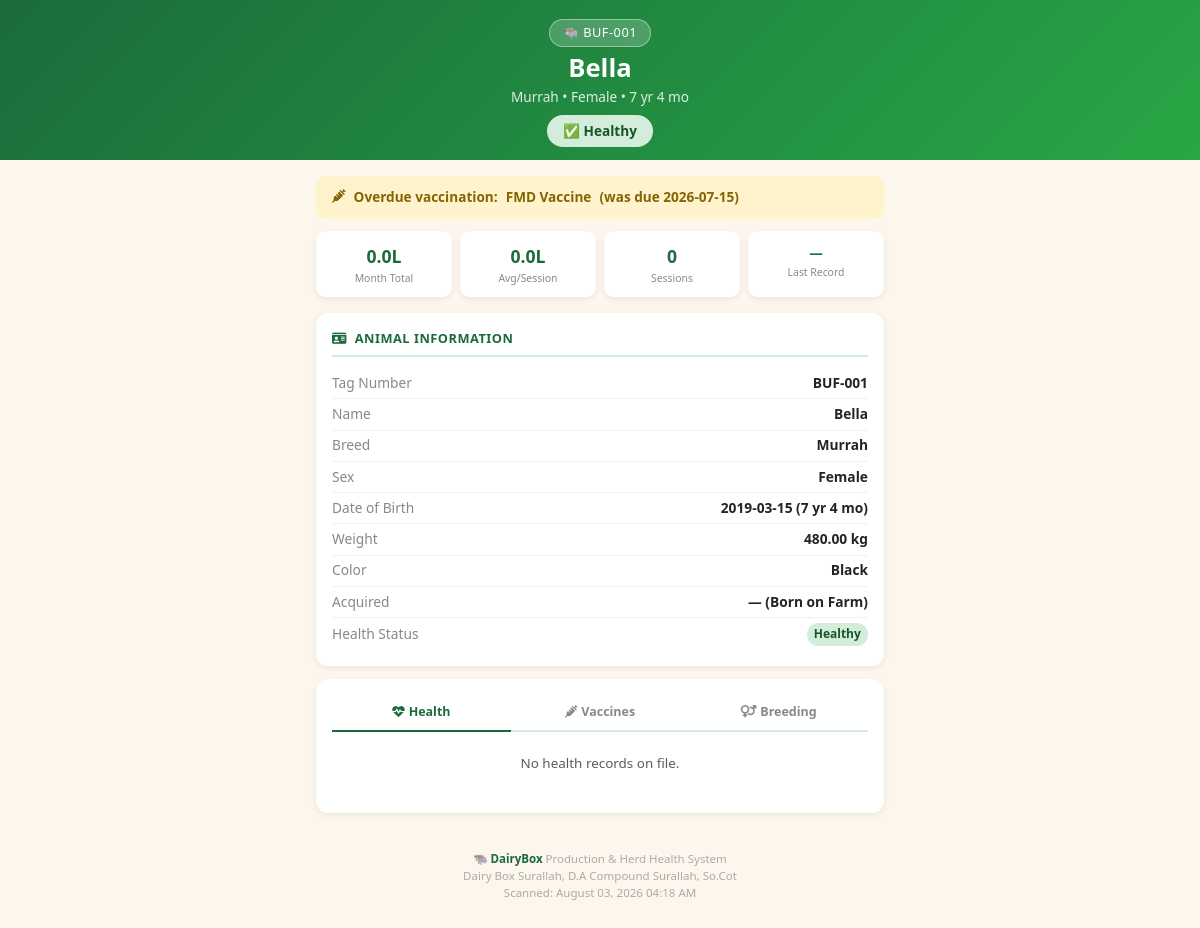
The app's page /buffalo_profile.php?id=1 with its own data.
### tables this page shows
CREATE TABLE IF NOT EXISTS buffaloes (
    id              INT AUTO_INCREMENT PRIMARY KEY,
    tag_number      VARCHAR(40)  NOT NULL UNIQUE,
    qr_code         VARCHAR(100) UNIQUE,
    name            VARCHAR(80),
    breed           VARCHAR(80),
    sex             ENUM('Female','Male') DEFAULT 'Female',
    date_of_birth   DATE,
    weight_kg       DECIMAL(6,2),
    color           VARCHAR(50),
    acquisition_date DATE,
    acquisition_type ENUM('Born on Farm','Purchased','Donated') DEFAULT 'Born on Farm',
    status          ENUM('Active','Sold','Dead','Transferred') DEFAULT 'Active',
    health_status   ENUM('Healthy','Sick','Under Treatment','Recovered') DEFAULT 'Healthy',
    notes           TEXT,
    photo           VARCHAR(200),
    created_by      INT,
    created_at      TIMESTAMP DEFAULT CURRENT_TIMESTAMP,
    updated_at      TIMESTAMP DEFAULT CURRENT_TIMESTAMP ON UPDATE CURRENT_TIMESTAMP,
    FOREIGN KEY (created_by) REFERENCES users(id) ON DELETE SET NULL
);

CREATE TABLE IF NOT EXISTS vaccinations (
    id              INT AUTO_INCREMENT PRIMARY KEY,
    buffalo_id      INT NOT NULL,
    vaccine_name    VARCHAR(120) NOT NULL,
    vaccine_type    VARCHAR(80),
    administered_date DATE NOT NULL,
    next_due_date   DATE,
    administered_by VARCHAR(120),
    batch_number    VARCHAR(60),
    dose            VARCHAR(60),
    notes           TEXT,
    status          ENUM('Done','Scheduled','Overdue') DEFAULT 'Done',
    recorded_by     INT,
    created_at      TIMESTAMP DEFAULT CURRENT_TIMESTAMP,
    FOREIGN KEY (buffalo_id)  REFERENCES buffaloes(id) ON DELETE CASCADE,
    FOREIGN KEY (recorded_by) REFERENCES users(id) ON DELETE SET NULL
);

### buffalo_profile.php (the view, shortened to what this page needs)
<?php
$db  = getDB();
$bid = (int)($_GET['id'] ?? 0);
$qr  = trim($_GET['qr']  ?? '');
$buffalo = null;
if ($bid) {
    $s = $db->prepare("SELECT * FROM buffaloes WHERE id=? AND status='Active'");
    $s->execute([$bid]); $buffalo = $s->fetch();
} elseif ($qr) {
    $s = $db->prepare("SELECT * FROM buffaloes WHERE (qr_code=? OR tag_number=?) AND status='Active'");
    $s->execute([$qr, $qr]); $buffalo = $s->fetch();
}
    ?>
    <?php
$id = $buffalo['id'];
$milkMonth = $db->prepare("
    SELECT COALESCE(SUM(quantity_liters),0) as total,
           COALESCE(AVG(quantity_liters),0) as avg_sess,
           MAX(record_date) as last_record,
           COUNT(*) as sessions
    FROM milk_production
    WHERE buffalo_id=? AND MONTH(record_date)=MONTH(CURDATE()) AND YEAR(record_date)=YEAR(CURDATE())
");
$milkMonth->execute([$id]);
$milkMonth = $milkMonth->fetch();
$healthRecs = $db->prepare("SELECT * FROM health_records WHERE buffalo_id=? ORDER BY record_date DESC LIMIT 5");
$healthRecs->execute([$id]);
$healthRecs = $healthRecs->fetchAll();
$overdueVacc = $db->prepare("SELECT * FROM vaccinations WHERE buffalo_id=? AND status='Overdue' LIMIT 1");
$overdueVacc->execute([$id]);
$overdueVacc = $overdueVacc->fetch();
$hColor = match($buffalo['health_status']) {
    'Healthy'         => ['bg' => '#d4edda', 'text' => '#155724', 'icon' => '✅'],
    'Sick'            => ['bg' => '#f8d7da', 'text' => '#721c24', 'icon' => '🤒'],
    'Under Treatment' => ['bg' => '#cce5ff', 'text' => '#004085', 'icon' => '💊'],
    'Recovered'       => ['bg' => '#d1ecf1', 'text' => '#0c5460', 'icon' => '🔄'],
    default           => ['bg' => '#f8f9fa', 'text' => '#333',    'icon' => '🐃'],
};
$age = '';
if ($buffalo['date_of_birth']) {
    $dob   = new DateTime($buffalo['date_of_birth']);
    $now   = new DateTime();
    $diff  = $dob->diff($now);
    $age   = $diff->y > 0 ? $diff->y . ' yr' . ($diff->m > 0 ? ' ' . $diff->m . ' mo' : '') : $diff->m . ' months';
}
?>
<!DOCTYPE html>
<html lang="en">
<head>
    <link rel="stylesheet" href="https://cdn.jsdelivr.net/npm/bootstrap@5.3.0/dist/css/bootstrap.min.css">
    <link rel="stylesheet" href="https://cdnjs.cloudflare.com/ajax/libs/font-awesome/6.5.0/css/all.min.css">
</head>
<body>
<div class="profile-banner">
    <div class="tag-badge">🐃 <?= htmlspecialchars($buffalo['tag_number']) ?></div>
    <h2><?= htmlspecialchars($buffalo['name'] ?? 'Unnamed Buffalo') ?></h2>
    <div class="breed-text"><?= htmlspecialchars($buffalo['breed'] ?? 'Unknown Breed') ?> &bull; <?= $buffalo['sex'] ?><?= $age ? ' &bull; ' . $age : '' ?></div>
    <div>
        <span class="health-pill" style="background:<?= $hColor['bg'] ?>;color:<?= $hColor['text'] ?>">
            <?= $hColor['icon'] ?> <?= $buffalo['health_status'] ?>
        </span>
    </div>
</div>
<div class="page-body">
    <?php if ($overdueVacc): ?>
    <div class="alert-banner alert-warning-soft">
        <i class="fa fa-syringe"></i>
        Overdue vaccination: <strong><?= htmlspecialchars($overdueVacc['vaccine_name']) ?></strong>
        (was due <?= $overdueVacc['next_due_date'] ?>)
    </div>
    <?php endif; ?>
    <div class="stat-row">
        <div class="stat-box">
            <div class="val"><?= number_format($milkMonth['total'] ?? 0, 1) ?>L</div>
            <div class="lbl">Month Total</div>
        </div>
        <div class="stat-box">
            <div class="val"><?= number_format($milkMonth['avg_sess'] ?? 0, 1) ?>L</div>
            <div class="lbl">Avg/Session</div>
        </div>
        <div class="stat-box">
            <div class="val"><?= $milkMonth['sessions'] ?? 0 ?></div>
            <div class="lbl">Sessions</div>
        </div>
        <div class="stat-box">
            <div class="val" style="font-size:.85rem"><?= $milkMonth['last_record'] ? date('M d', strtotime($milkMonth['last_record'])) : '—' ?></div>
            <div class="lbl">Last Record</div>
        </div>
    </div>
    <div class="info-card">
        <div class="card-title"><i class="fa fa-id-card me-1"></i> Animal Information</div>
        <div class="info-row"><span class="lbl">Tag Number</span><span class="val"><?= htmlspecialchars($buffalo['tag_number']) ?></span></div>
        <div class="info-row"><span class="lbl">Name</span><span class="val"><?= htmlspecialchars($buffalo['name'] ?? '—') ?></span></div>
        <div class="info-row"><span class="lbl">Breed</span><span class="val"><?= htmlspecialchars($buffalo['breed'] ?? '—') ?></span></div>
        <div class="info-row"><span class="lbl">Sex</span><span class="val"><?= $buffalo['sex'] ?></span></div>
        <div class="info-row"><span class="lbl">Date of Birth</span><span class="val"><?= $buffalo['date_of_birth'] ?? '—' ?><?= $age ? " ($age)" : '' ?></span></div>
        <div class="info-row"><span class="lbl">Weight</span><span class="val"><?= $buffalo['weight_kg'] ? $buffalo['weight_kg'] . ' kg' : '—' ?></span></div>
        <div class="info-row"><span class="lbl">Color</span><span class="val"><?= htmlspecialchars($buffalo['color'] ?? '—') ?></span></div>
        <div class="info-row"><span class="lbl">Acquired</span><span class="val"><?= $buffalo['acquisition_date'] ?? '—' ?> (<?= $buffalo['acquisition_type'] ?? '—' ?>)</span></div>
        <div class="info-row"><span class="lbl">Health Status</span>
            <span class="val">
                <?php $sc = match($buffalo['health_status']) {'Healthy'=>'sb-healthy','Sick'=>'sb-sick',default=>'sb-treated'}; ?>
                <span class="status-badge <?= $sc ?>"><?= $buffalo['health_status'] ?></span>
            </span>
        </div>
    </div>
    <div class="info-card">
        <div class="tab-nav">
            <button class="active" onclick="showTab('health', this)"><i class="fa fa-heartbeat me-1"></i>Health</button>
            <button onclick="showTab('vacc', this)"><i class="fa fa-syringe me-1"></i>Vaccines</button>
            <button onclick="showTab('breed', this)"><i class="fa fa-venus-mars me-1"></i>Breeding</button>
        </div>
        <div id="tab-health" class="tab-pane active">
            <?php if (empty($healthRecs)): ?>
                <p class="text-center text-muted py-2" style="font-size:.84rem">No health records on file.</p>
            <?php endif; ?>
        </div>
    </div>
    <div class="page-footer">
        <strong>🐃 DairyBox</strong> Production & Herd Health System<br>
        Dairy Box Surallah, D.A Compound Surallah, So.Cot<br>
        Scanned: <?= date('F d, Y h:i A') ?>
    </div>
</div>
</body>
</html>

### buffalo_profile.php (style rules this page uses)
:root { --green-dark: #1a6b3c; --green: #28a745; --green-light:#d4edda; --cream: #fdf6ec; }
* { box-sizing: border-box; }
body { background: var(--cream); font-family: 'Segoe UI', sans-serif; margin: 0; padding: 0; }
.profile-banner { background: linear-gradient(135deg, var(--green-dark), var(--green)); color: #fff; padding: 1.2rem 1rem .8rem; text-align: center; }
.profile-banner .tag-badge { display: inline-block; background: rgba(255,255,255,.2); border: 1px solid rgba(255,255,255,.4); border-radius: 20px; padding: .2rem .8rem; font-size: .8rem; letter-spacing: .5px; margin-bottom: .4rem; }
.profile-banner h2 { margin: 0; font-size: 1.6rem; font-weight: 700; }
.profile-banner .breed-text { opacity: .85; font-size: .85rem; margin-top: .2rem; }
.health-pill { display: inline-flex; align-items: center; gap: .4rem; padding: .35rem 1rem; border-radius: 20px; font-weight: 700; font-size: .85rem; margin-top: .5rem; }
.page-body { padding: 1rem; max-width: 600px; margin: 0 auto; }
.stat-row { display: grid; grid-template-columns: repeat(4, 1fr); gap: .5rem; margin-bottom: 1rem; }
.stat-box { background: #fff; border-radius: 10px; padding: .7rem .4rem; text-align: center; box-shadow: 0 2px 6px rgba(0,0,0,.07); }
.stat-box .val { font-size: 1.1rem; font-weight: 700; color: var(--green-dark); }
.stat-box .lbl { font-size: .65rem; color: #888; margin-top: .1rem; }
.info-card { background: #fff; border-radius: 12px; padding: 1rem; box-shadow: 0 2px 6px rgba(0,0,0,.07); margin-bottom: .8rem; }
.info-card .card-title { font-size: .8rem; font-weight: 700; color: var(--green-dark); text-transform: uppercase; letter-spacing: .5px; border-bottom: 2px solid var(--green-light); padding-bottom: .4rem; margin-bottom: .7rem; }
.info-row { display: flex; justify-content: space-between; align-items: center; padding: .3rem 0; border-bottom: 1px solid #f0f0f0; font-size: .86rem; }
.info-row:last-child { border-bottom: none; }
.info-row .lbl { color: #888; }
.info-row .val { font-weight: 600; text-align: right; }
.alert-banner { border-radius: 10px; padding: .7rem 1rem; margin-bottom: .8rem; font-size: .85rem; font-weight: 600; display: flex; align-items: center; gap: .5rem; }
.alert-warning-soft { background: #fff3cd; color: #856404; }
.tab-nav { display: flex; border-bottom: 2px solid var(--green-light); margin-bottom: .8rem; gap: 0; }
.tab-nav button { flex: 1; background: none; border: none; padding: .5rem .3rem; font-size: .78rem; font-weight: 600; color: #888; cursor: pointer; border-bottom: 2px solid transparent; margin-bottom: -2px; transition: color .2s, border-color .2s; }
.tab-nav button.active { color: var(--green-dark); border-bottom-color: var(--green-dark); }
.tab-pane { display: none; }
.tab-pane.active { display: block; }
.page-footer { text-align: center; padding: 1.5rem 1rem; color: #aaa; font-size: .72rem; }
.page-footer strong { color: var(--green-dark); }
.status-badge { display: inline-block; padding: .2em .6em; border-radius: 12px; font-size: .75rem; font-weight: 600; }
.sb-healthy { background:#d4edda; color:#155724; }

### records on screen
buffaloes: tag_number "BUF-001", name "Bella", breed "Murrah", sex "Female", date_of_birth "7 yr 4 mo", health_status "✅", health_status "Healthy", date_of_birth "2019-03-15", weight_kg "480.00", color "Black", acquisition_date "—", acquisition_type "Born on Farm"
vaccinations: vaccine_name "FMD Vaccine", next_due_date "2026-07-15"

### other values on screen
$milkMonth['total'] "0.0"
$milkMonth['avg_sess'] "0.0"
$milkMonth['sessions'] "0"
